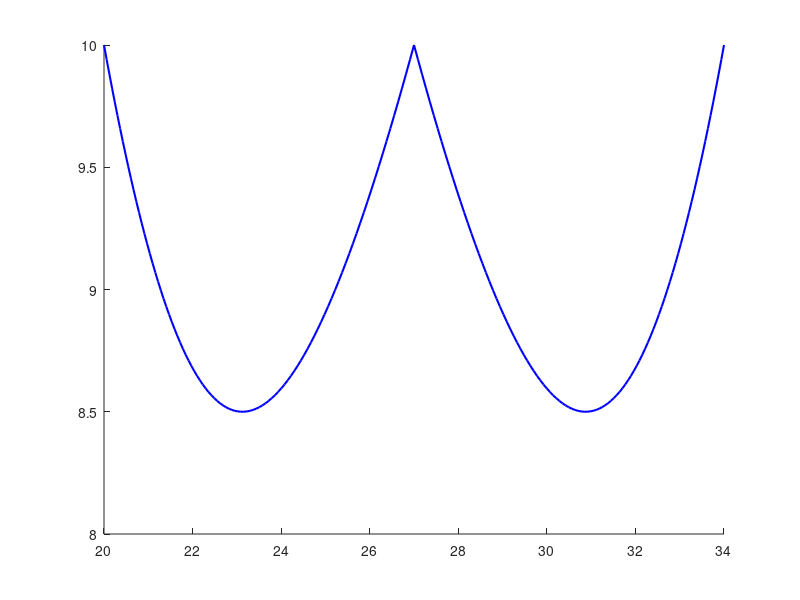

Recreate this plot in MATLAB.
function gura1_curbe()

% --> Codul acesta reprezinta partea de sus a gurii, adica "W"-ul (buza de sus) <--

t = linspace(0,1,100); % Parametrul
% Punctele de control
b1 = [20 22 24 27; 10 8 8 10]; 
b2 = [27 30 32 34; 10 8 8 10];
% Polinoamele Bernstein de gradul 3
B0 = (1-t).^3;
B1 = 3.*(1-t).^2.*t;
B2 = 3.*(1-t).*t.^2;
B3 = t.^3;
B = [B0;B1;B2;B3]; % Matricea care cuprinde toate polinoamele Bernstein
% Curbele Bezier
f1 = b1*B;
f2 = b2*B;

% --> Desenare grafic (doar curbele Bezier) <--
hold on
plot(f1(1,:),f1(2,:),'b','LineWidth',1.5)
plot(f2(1,:),f2(2,:),'b','LineWidth',1.5)
hold off

end
